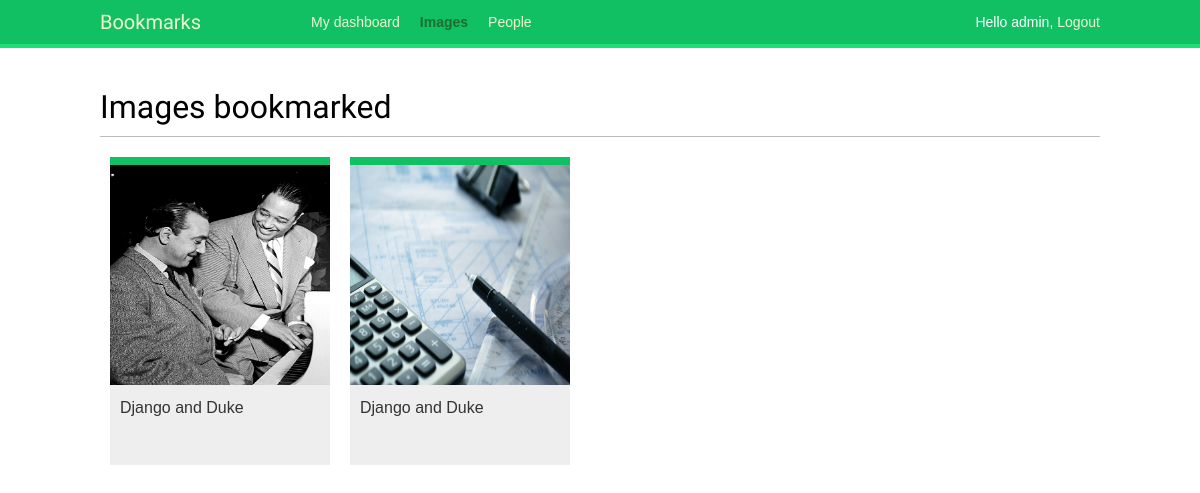
The app's page /images/ (signed in), older data.
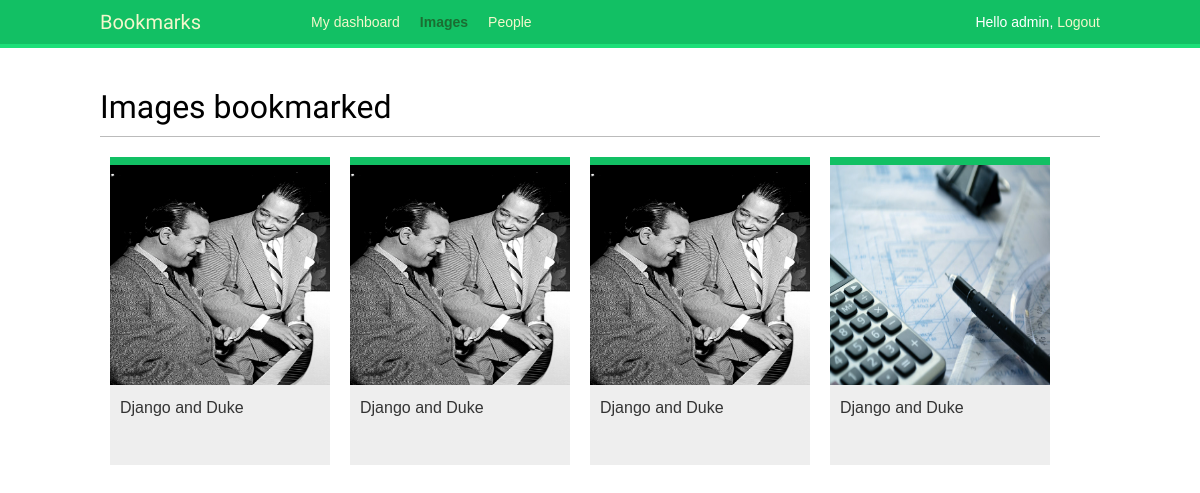
The same page, newer data.
### images/models.py (models this page shows, shortened)
class Image(models.Model):
    user = models.ForeignKey(settings.AUTH_USER_MODEL,
                             related_name='images_created',
                             on_delete=models.CASCADE)
    title = models.CharField(max_length=200)
    slug = models.SlugField(max_length=200,
                            blank=True)
    url = models.URLField(max_length=2000)
    image = models.ImageField(upload_to='images/%Y/%m/%d/')
    description = models.TextField(blank=True)
    created = models.DateField(auto_now_add=True)
    users_like = models.ManyToManyField(settings.AUTH_USER_MODEL,
                                        related_name='images_liked',
                                        blank=True)
    class Meta:
        indexes = [
            models.Index(fields=['-created']),
        ]
        ordering = ['-created']
    def get_absolute_url(self):
        return reverse('images:detail', args=[self.id,
                                              self.slug])

### images/views.py (the view)
# urls.py: path('', views.image_list, name='list'),
@login_required
def image_list(request):
    images = Image.objects.all()
    paginator = Paginator(images, 8)
    page = request.GET.get('page')
    images_only = request.GET.get('images_only')
    try:
        images = paginator.page(page)
    except PageNotAnInteger:
        images = paginator.page(1)
    except EmptyPage:
        if images_only:
            return HttpResponse('')
        images = paginator.page(paginator.num_pages)
    if images_only:
        return render(request,
                      'images/image/list_images.html',
                      {'section': 'images',
                       'images': images})
    return render(request,
                  'images/image/list.html',
                   {'section': 'images',
                    'images': images})

### images/templates/images/image/list.html (shortened to what this page needs)
{% extends "base.html" %}
{% block content %}
  <h1>Images bookmarked</h1>
  <div id="image-list">
    {% include "images/image/list_images.html" %}
  </div>
{% endblock %}

### account/templates/base.html (shortened to what this page needs)
{% load static %}
<!DOCTYPE html>
<html>
<head>
  <link href="{% static "css/base.css" %}" rel="stylesheet">
</head>
<body>
  <div id="header">
    <span class="logo">Bookmarks</span>
    {% if request.user.is_authenticated %}
      <ul class="menu">
        <li {% if section == "dashboard" %}class="selected"{% endif %}>
          <a href="{% url "dashboard" %}">My dashboard</a>
        </li>
        <li {% if section == "images" %}class="selected"{% endif %}>
          <a href="{% url "images:list" %}">Images</a>
        </li>
        <li {% if section == "people" %}class="selected"{% endif %}>
          <a href="{% url "user_list" %}">People</a>
        </li>
      </ul>
    {% endif %}
    <span class="user">
      {% if request.user.is_authenticated %}
        Hello {{ request.user.first_name|default:request.user.username }},
        <a href="{% url "logout" %}">Logout</a>
      {% else %}
        <a href="{% url "login" %}">Log-in</a>
      {% endif %}
    </span>
  </div>
  <div id="content">
    {% block content %}
    {% endblock %}
  </div>
</body>
</html>

### images/templates/images/image/list_images.html
{% load thumbnail %}
{% for image in images %}
  <div class="image">
    <a href="{{ image.get_absolute_url }}">
      {% thumbnail image.image 300x300 crop="smart" as im %}
      <a href="{{ image.get_absolute_url }}">
        <img src="{{ im.url }}">
      </a>
    </a>
    <div class="info">
      <a href="{{ image.get_absolute_url }}" class="title">
        {{ image.title }}
      </a>
    </div>
  </div>
{% endfor %}

### account/static/css/base.css (style rules this page uses)
body { margin:0; padding:0; font-family:helvetica, sans-serif; }
a { color:#12c064; text-decoration:none; }
h1, h2, h3, h4, h5 , h6 { font-family: 'Muli', sans-serif; font-weight:normal; }
h1 { border-bottom:1px solid #bbb; padding:0 0 10px 0; margin:10px 0 20px 0; }
#header { padding:10px 100px; font-size:14px; background:#12c064; color:#fff; border-bottom:4px solid #1cdf78; overflow:auto; }
#header .logo { font-family: 'Muli', sans-serif; float:left; color:#f3f7cc; font-size:20px; margin-right:10%; }
#header ul.menu { list-style:none; float:left; margin:0; padding:0; }
#header ul.menu li { float:left; padding:4px 10px; }
#header ul.menu li.selected a, #header ul.menu li.selected a:hover { color:#1b6d32; font-weight:bold; }
#header a { color:#f3f7cc; }
#header .user { float:right; padding-top:4px; }
#content { padding:30px 100px; }
#image-list { overflow:hidden; }
#image-list .image { float:left; width:220px; height:300px; margin:0 10px 10px 10px; border-top:8px solid #12c064; background:#eee; }
#image-list img { width:220px; height:220px; }
#image-list .info { padding:10px; }
#image-list .info a { color:#333; }

Row changes from the older to the newer data that the page shows:
added Image: title "Django and Duke"
added Image: title "Django and Duke"
